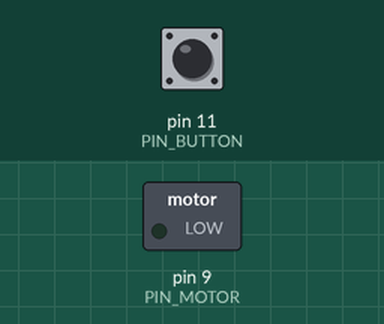
The sketch below on a simulated Arduino Uno, built with avr-gcc and run on an emulated ATmega328P. On the bench: switched loads named in the sketch (green lamp = pin HIGH). The test bench sets the inputs (shaded band); at power-on: pin 11 (PIN_BUTTON) HIGH.

Above: at 1.2 s.
1.3 s: pin 11 (PIN_BUTTON) pulled LOW for 0.15 s
At 1.37 s:
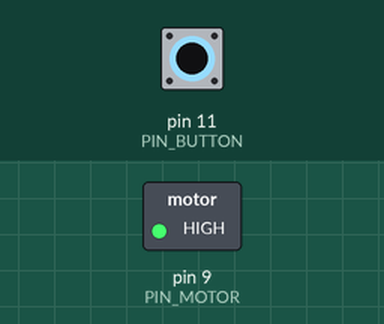
2.9 s: pin 11 (PIN_BUTTON) pulled LOW for 3.2 s
At 6.8 s:
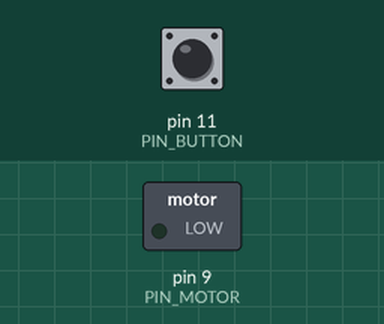
Timing chart, 0 to 8.3 s (numbered marks = the images above; inputs shaded):
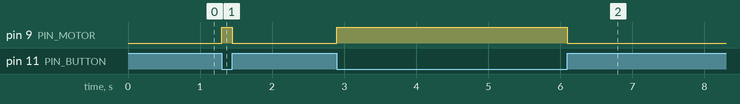

Measured:
- after the input at 1.3 s, pin 9 (PIN_MOTOR): LOW → HIGH at once, → LOW 0.15 s later
- after the input at 2.9 s, pin 9 (PIN_MOTOR): LOW → HIGH at once, → LOW 3.2 s later

The sketch:

Main.ino
```cpp
#define UBRRH

#include <Arduino.h>
#include "Test.hpp"

#define PIN_MOTOR 9
#define PIN_BUTTON 11

void setup() {
  // put your setup code here, to run once:
  pinMode(PIN_MOTOR, OUTPUT);

  pinMode(PIN_BUTTON, INPUT);
  digitalWrite(PIN_BUTTON, HIGH);

  test();
}

void loop() {
  // put your main code here, to run repeatedly:
  //analogWrite(PIN_MOTOR, 255);
  if (digitalRead(PIN_BUTTON) == LOW) {
    analogWrite(PIN_MOTOR, 255);
  } else {
    analogWrite(PIN_MOTOR, 0);
  }
}
```

Test.cpp
```cpp
#include "Test.hpp"

void test() {
  int i = 0;
}
```

Test.hpp
```cpp
#pragma once

void test();
```
